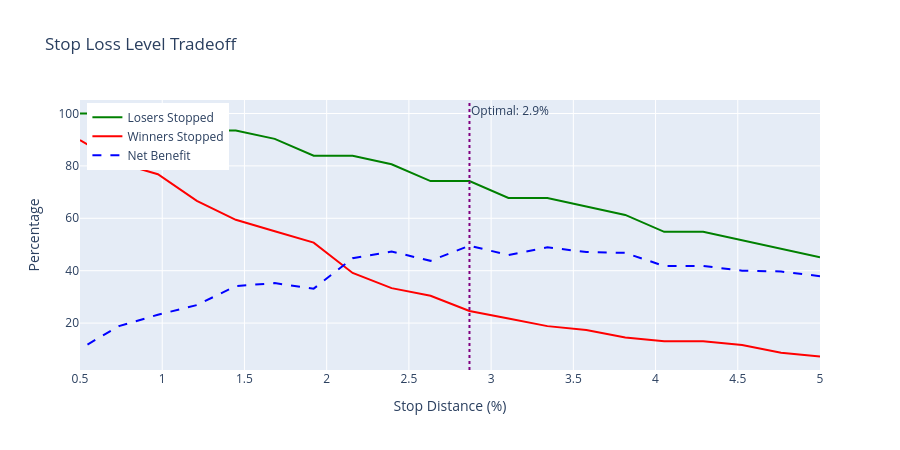

Notebook code for this chart:
### Code cell
# Mark optimal stop (max net benefit)
optimal_idx = stop_analysis["net_benefit"].idxmax()
optimal_stop = -stop_analysis.loc[optimal_idx, "stop_level"]

fig.add_vline(
    x=optimal_stop,
    line_dash="dot",
    line_color="purple",
    annotation_text=f"Optimal: {optimal_stop:.1f}%",
)

fig.update_layout(
    title="Stop Loss Level Tradeoff",
    xaxis_title="Stop Distance (%)",
    yaxis_title="Percentage",
    height=450,
    legend=dict(yanchor="top", y=0.99, xanchor="left", x=0.01),
)
fig.show()

### Figure 1 — Plotly figure (JSON) as saved in the notebook; plotly's stock layout.template omitted (floating-point values rounded to 4 significant figures)
{"data": [{"line": {"color": "green"}, "name": "Losers Stopped", "type": "scatter", "x": [5.0, 4.763, 4.526, 4.289, 4.053, 3.816, 3.579, 3.342, 3.105, 2.868, 2.632, 2.395, 2.158, 1.921, 1.684, 1.447, 1.211, 0.9737, 0.7368, 0.5], "y": [45.16, 48.39, 51.61, 54.84, 54.84, 61.29, 64.52, 67.74, 67.74, 74.19, 74.19, 80.65, 83.87, 83.87, 90.32, 93.55, 93.55, 100.0, 100.0, 100.0]}, {"line": {"color": "red"}, "name": "Winners Stopped", "type": "scatter", "x": [5.0, 4.763, 4.526, 4.289, 4.053, 3.816, 3.579, 3.342, 3.105, 2.868, 2.632, 2.395, 2.158, 1.921, 1.684, 1.447, 1.211, 0.9737, 0.7368, 0.5], "y": [7.246, 8.696, 11.59, 13.04, 13.04, 14.49, 17.39, 18.84, 21.74, 24.64, 30.43, 33.33, 39.13, 50.72, 55.07, 59.42, 66.67, 76.81, 81.16, 89.86]}, {"line": {"color": "blue", "dash": "dash"}, "name": "Net Benefit", "type": "scatter", "x": [5.0, 4.763, 4.526, 4.289, 4.053, 3.816, 3.579, 3.342, 3.105, 2.868, 2.632, 2.395, 2.158, 1.921, 1.684, 1.447, 1.211, 0.9737, 0.7368, 0.5], "y": [37.91, 39.69, 40.02, 41.8, 41.8, 46.8, 47.12, 48.9, 46.0, 49.56, 43.76, 47.31, 44.74, 33.15, 35.25, 34.13, 26.88, 23.19, 18.84, 10.14]}], "layout": {"annotations": [{"showarrow": false, "text": "Optimal: 2.9%", "x": 2.868, "xanchor": "left", "xref": "x", "y": 1, "yanchor": "top", "yref": "y domain"}], "height": 450, "legend": {"x": 0.01, "xanchor": "left", "y": 0.99, "yanchor": "top"}, "shapes": [{"line": {"color": "purple", "dash": "dot"}, "type": "line", "x0": 2.868, "x1": 2.868, "xref": "x", "y0": 0, "y1": 1, "yref": "y domain"}], "title": {"text": "Stop Loss Level Tradeoff"}, "xaxis": {"title": {"text": "Stop Distance (%)"}}, "yaxis": {"title": {"text": "Percentage"}}}}
